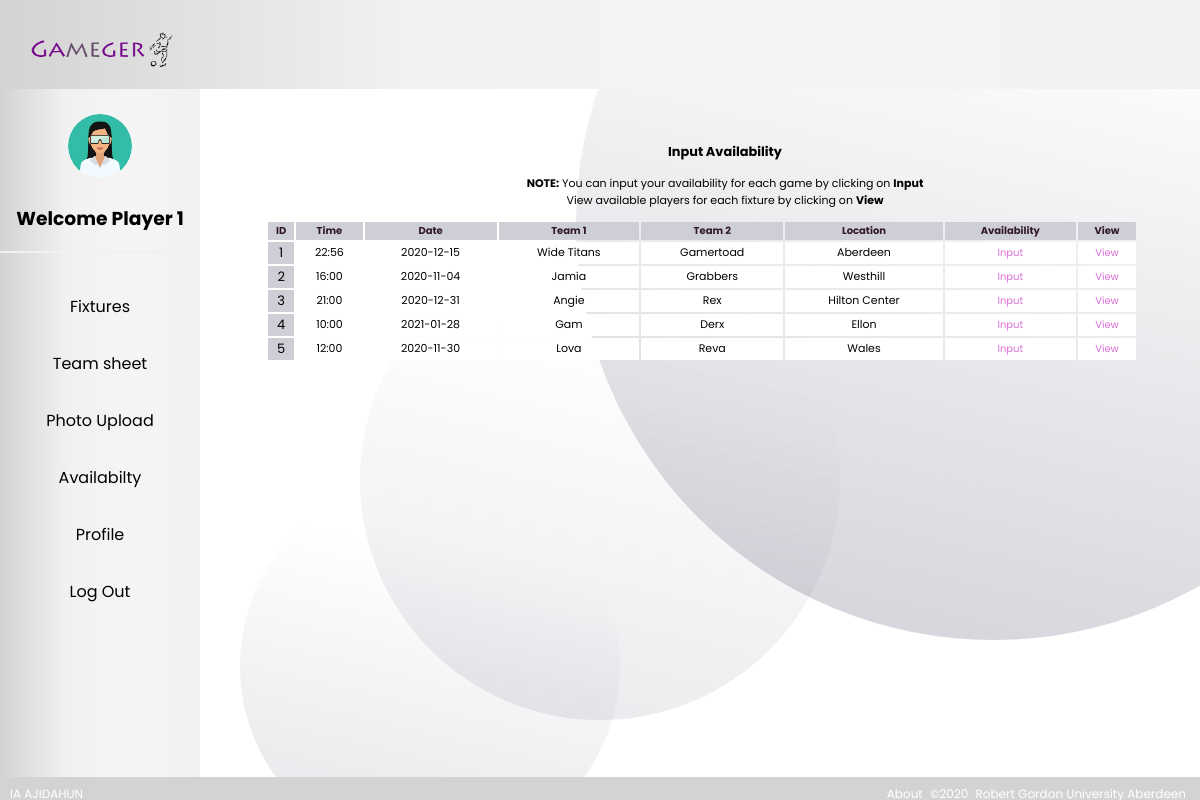
The page /p_availablity.php (signed in) on the database its author committed.
### tables this page shows
CREATE TABLE `games` (
  `Game_ID` int(10) UNSIGNED NOT NULL,
  `Team_1` varchar(100) NOT NULL,
  `Score_1` tinyint(3) NOT NULL,
  `Score_2` tinyint(3) NOT NULL,
  `Team_2` varchar(100) NOT NULL,
  `Date` varchar(100) DEFAULT NULL,
  `Time` varchar(100) NOT NULL,
  `Location` varchar(150) NOT NULL
);

### p_availablity.php (the view, shortened to what this page needs)
    <!DOCTYPE html>
    <html>
    <head>
        <?php include 'profile.php'; ?>
    </head>
    <?php
require_once ('config.php');
    ?>
    <body>
    <div class="content-fixture">
        <?php
        $sql = "SELECT * FROM GAMES";
        if($result = mysqli_query($link, $sql)){
        ?>
        <a class="content-fixture" style="font-size: 11px; ">
            <h3><strong>Input Availability</strong></h3>
            <p><b>NOTE:</b> You can input your availability for each game by clicking on <b>Input</b> <br>
            View available players for each fixture by clicking on <b>View</b></p>
            <?php
            if(mysqli_num_rows($result) > 0){
                echo "<table class='tab-fix'>";
                echo "<tr style='font-size: 10px'>";
                echo "<th style='background: #ceced6; color: #31182b'>ID</th>";
                echo "<th style='background: #ceced6; color: #31182b'>Time</th>";
                echo "<th style='background: #ceced6; color: #31182b'>Date</th>";
                echo "<th style='background: #ceced6; color: #31182b'>Team 1</th>";
                echo "<th style='background: #ceced6; color: #31182b'>Team 2</th>";
                echo "<th style='background: #ceced6; color: #31182b'>Location</th>";
                ?>
                <th style='background: #ceced6; color: #31182b'>Availability</th>
                <th style='background: #ceced6; color: #31182b'>View</th>
                <?php
                echo "</tr>";
                while($row = mysqli_fetch_array($result)){
                    echo "<tr style='background: white ;'>";
                    echo "<td style='background: #ceced6; font-size: 13px'>" . $row['Game_ID'] . "</td>";
                    echo "<td>" . $row['Time'] . "</td>";
                    echo "<td>" . $row['Date'] . "</td>";
                    echo "<td>" . $row['Team_1'] . "</td>";
                    echo "<td>" . $row['Team_2'] . "</td>";
                    echo "<td>" . $row['Location'] . "</td>";
                    ?>
                    <td><a class="update_fix" href="p_available.php?Game_ID=<?php echo $row["Game_ID"]; ?>">Input</a></td>
                    <td><a class="update_fix" href="v_available.php?Game_ID=<?php echo $row["Game_ID"]; ?>">View</a></td>
                    <?php
                    echo "</tr>";
                }
                echo "</table>";
            } else{
                echo "No records matching your query were found.";
            }
            } else{
                echo "ERROR: Could not able to execute $sql. " . mysqli_error($link);
            }
            ?>
    </div>
    </body>
    </html>

### css/style.css (style rules this page uses)
body { overflow-x: hidden; }
* { box-sizing: border-box; text-decoration: none }
body { margin: 0; font-family: 'Poppins', sans-serif; }

### css/styleteampage.css (style rules this page uses)
div>a { text-align: center; }
div.content-fixture { margin-left: 250px; padding: 40px 16px; }
.tab-fix { width: 95%; text-align: center; height: 20%; }
.update_fix { display: block; text-decoration: none; color: orchid; font-size: 10px; }

### rows shown on the page
games: Game_ID "1", Time "22:56", Date "2020-12-15", Team_1 "Wide Titans", Team_2 "Gamertoad", Location "Aberdeen"
games: Game_ID "2", Time "16:00", Date "2020-11-04", Team_1 "Jamia", Team_2 "Grabbers", Location "Westhill"
games: Game_ID "3", Time "21:00", Date "2020-12-31", Team_1 "Angie", Team_2 "Rex", Location "Hilton Center"
games: Game_ID "4", Time "10:00", Date "2021-01-28", Team_1 "Gam", Team_2 "Derx", Location "Ellon"
games: Game_ID "5", Time "12:00", Date "2020-11-30", Team_1 "Lova", Team_2 "Reva", Location "Wales"

### other values the page prints
$username "Player 1"
